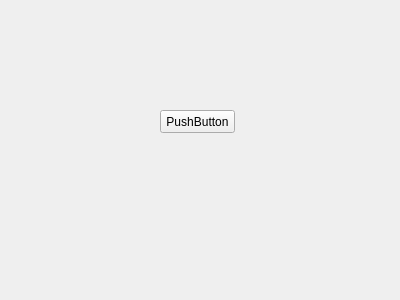
<?xml version="1.0" encoding="UTF-8"?>
<ui version="4.0">
 <class>ColorTest</class>
 <widget class="QWidget" name="ColorTest">
  <property name="geometry">
   <rect>
    <x>0</x>
    <y>0</y>
    <width>400</width>
    <height>300</height>
   </rect>
  </property>
  <property name="windowTitle">
   <string>ColorTest</string>
  </property>
  <widget class="QPushButton" name="pushButton">
   <property name="geometry">
    <rect>
     <x>160</x>
     <y>110</y>
     <width>75</width>
     <height>23</height>
    </rect>
   </property>
   <property name="text">
    <string>PushButton</string>
   </property>
  </widget>
 </widget>
 <layoutdefault spacing="6" margin="11"/>
 <resources/>
 <connections/>
</ui>
